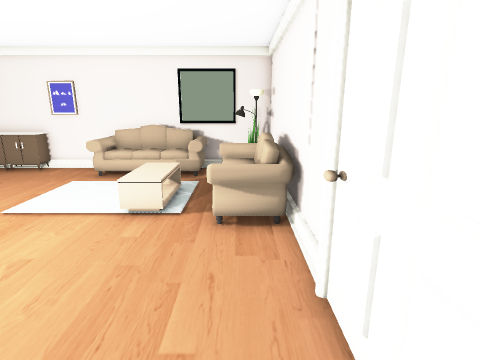
[1] (above)

12 first-person views from a walk through a Unity game level. The camera is 1.4 m above the floor, tilts 14° down and sees 80° across. The floor is counted in squares, 0.5 m on a side. Each view is taken from the middle of a square. On the plan, view 1 faces up. The plan holds only what a view shows up to about 20 squares ahead; the rest is blank. The place goes on beyond the plan. The player is left out.

[2]
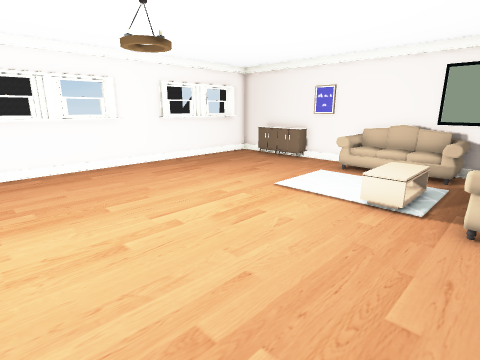

[3]
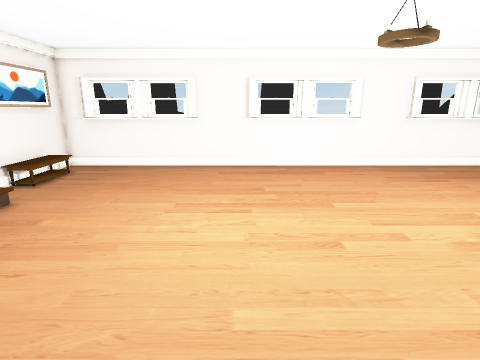

[4]
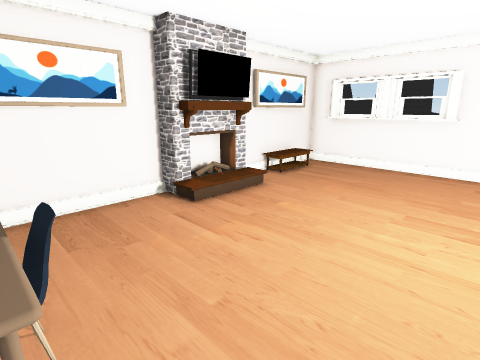

[5]
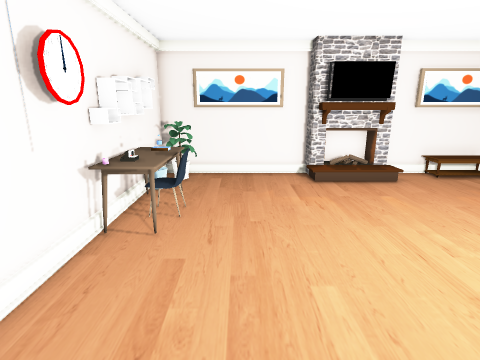

[6]
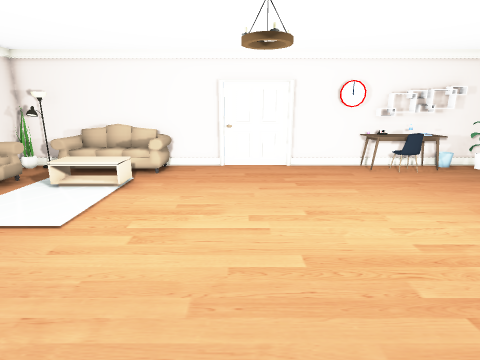

[7]
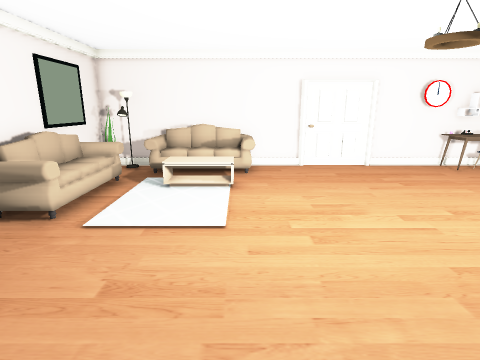

[8]
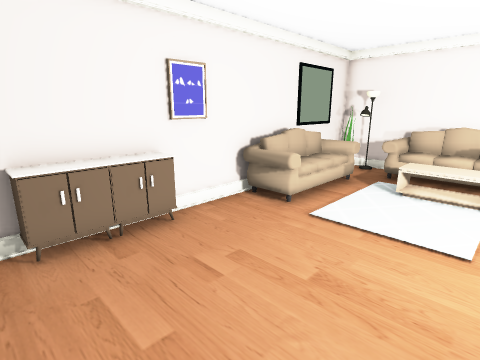

[9]
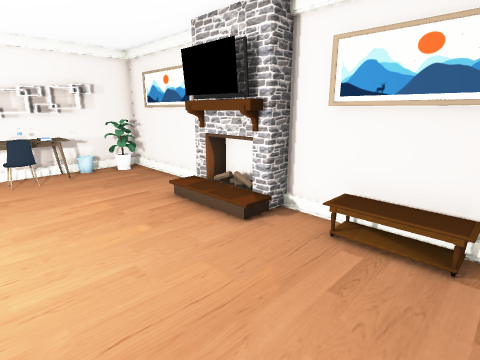

[10]
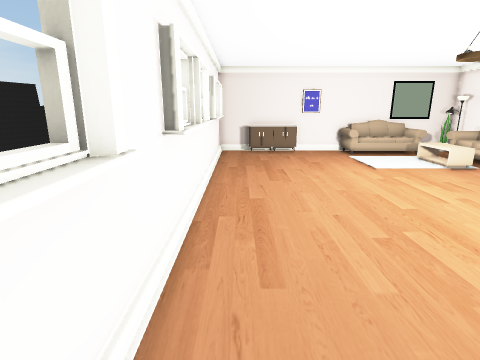

[11]
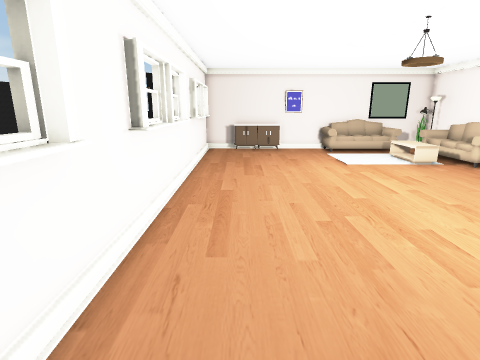

[12]
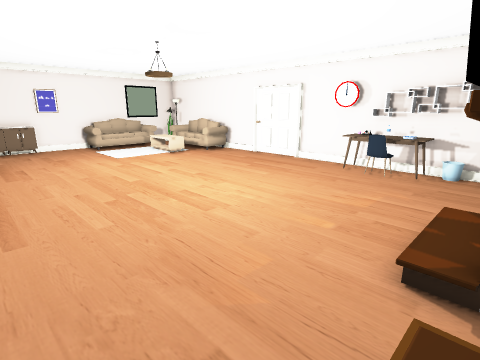

### Floor plan
Key: @ floor where view 1 was taken; # wall or solid block; . floor; = window, fence, low wall or low ledge; v drop or lower ground; C cabinet; S sofa; P plant; F fireplace; T table; H chair; A TV; L clock; E shelf; O other object.
Columns run from 15 left of view 1 to 2 right of it. Each row starts with its distance up from view 1.
 14  ############OOvv#
 13  #.CCCC..SOOOOvPP#
 12 ##.......SOOOSvvv#
 11 #=.............vv#
 10 ##.............O##
  9 #=..........O..O#
  8 ##..........O..O#
  7 ##.............O##
  6  #.............SS#
  5  #.............. #
  4  #..............#
  3 ##..............#
  2 ##..............#
  1 #=..............#
  0 ##.............@#
 -1  #.............. #
 -2  #..............L#
 -3 ##.............TL#
 -4 #=.............HE#
 -5 ##............HOE#
 -6 ##.............OE#
 -7 #=..............E#
 -8 ##.....F##F.....##
 -9  #.OO..FAAF....P#
-10  ################

Where each view was taken, in squares from view 1:
view 1: 0 up, 0 right, facing up
view 2: 1 down, 0 right, facing up-left
view 3: 1 down, 0 right, facing left
view 4: 1 down, 0 right, facing down-left
view 5: 3 up, 2 left, facing down
view 6: 3 up, 13 left, facing right
view 7: 7 up, 13 left, facing right
view 8: 7 up, 13 left, facing up-right
view 9: 3 down, 13 left, facing down-right
view 10: 6 down, 13 left, facing up
view 11: 7 down, 12 left, facing up
view 12: 9 down, 13 left, facing up-right
